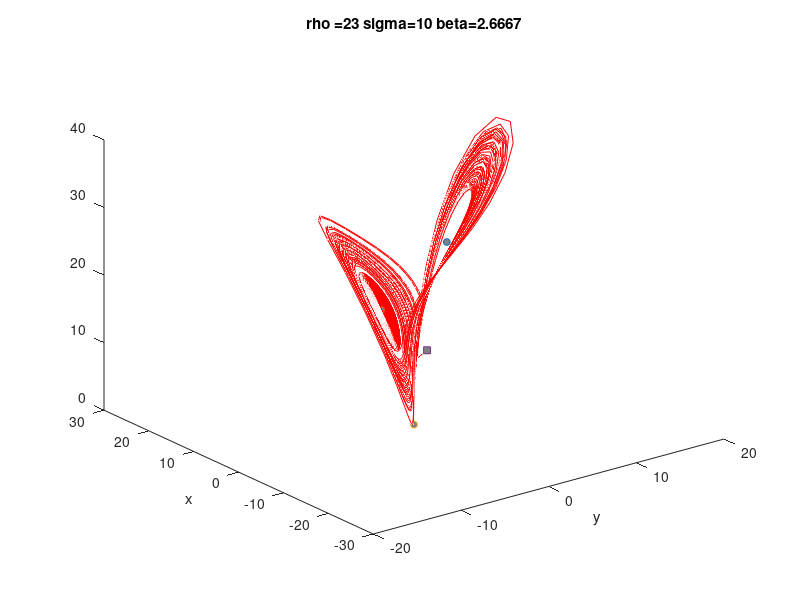

The MATLAB script that drew this image:
function Lorenz
    % Constants.
    sigma = 10;
    rho = 23;
    beta = 8/3;
    
    % Equilibrium points.
    
    cx1 = sqrt(beta*(rho - 1));
    cy1 = cx1;
    cz1 = rho - 1;
    
    cx2 = -cx1;
    cy2 = cx2;
    cz2 = cz1;
    

    % Initial conditions.
    t(1)  = 0;
    r(1)  = 2;
    r(2)  = 1;
    r(3)  = 10;

    % Storing the functions for later access.
    rx(1) = r(1);
    ry(1) = r(2);
    rz(1) = r(3);

    % Number of points.
    num = 35001;

    % Maximum time for running.
    tmax = 900;

    % Step size.
    dt = tmax/(num-1);

    % Differentiating using the Runge-Kutta method.
    for i=1:num-1
        [t(i+1), r] = rk42(t(i), dt, r);
        rx(i+1) = r(1);
        ry(i+1) = r(2);
        rz(i+1) = r(3);
    end

    % Plotting the function.
    plot3(rx,ry,rz, 'r');
    hold on;
     
    %Plot equilibrium points.
    plot3(cx1,cy1,cz1, '-o', 'MarkerSize', 5, 'MarkerFaceColor', [0.5,0.5,0.5]);
    plot3(cx2,cy2,cz2, '-o', 'MarkerSize', 5, 'MarkerFaceColor', [0.5,0.5,0.5]);
    plot3(0,0,0, '-o', 'MarkerSize', 5, 'MarkerFaceColor', [0.5,0.5,0.5]);
    plot3(rx(1),ry(1),rz(1), '-s', 'MarkerSize', 5, 'MarkerFaceColor', [0.5,0.5,0.5]);
    hold off;
    
    % Label axes.
    xlabel('y');
    ylabel('z');
    ylabel('x');
    
    % Label the graph.
    title(strcat(strcat('rho =',num2str(rho)), strcat(' sigma=', num2str(sigma)), strcat(" beta=", num2str(beta))));

    % Test
    test();
    
    % Runge-Kutta Method.
    function [t2, r2] = rk42(t1, dt, r1)
        t2  = t1 + dt;
        yk1 = dt * fdeq(t1, r1);
        yk2 = dt * fdeq(t1 + 0.5 * dt, r1 + 0.5 * yk1);
        yk3 = dt * fdeq(t1 + 0.5 * dt, r1 + 0.5 * yk2);
        yk4 = dt * fdeq(t1 + dt, r1 + yk3);
        r2  = r1 + (yk1 + 2.0 * yk2 + 2.0 * yk3 + yk4) / 6.0;
    end

    % Differential equation.
    function [ff] = fdeq(~, r)
        ff(1) = sigma*(r(2) - r(1));
        ff(2) = r(1)*(rho - r(3)) - r(2);
        ff(3) = r(1)*r(2) - beta*r(3);
    end
    
    % Reliability test
    function [ss] = test()
        if (rho > 1 && rho <= 24.74)
           fprintf("Reliability test...\n\n");
          fprintf("The final point is (%d,%d,%d) corresponds to either equilibrium point (%d, %d, %d) or (%d, %d, %d)\n", rx(num-1),ry(num-1),rz(num-1),cx1,cy1,cy1,cx2,cy2,cz2);
        end
        if (rho < 1.0)
          fprintf("Reliability test...\n\n");
          fprintf("The final point is (%d, %d, %d) corresponds to the null equilibrium (%d, %d, %d)\n", rx(num-1), ry(num-1), rz(num-1), 0, 0, 0);
        end
    end
end
